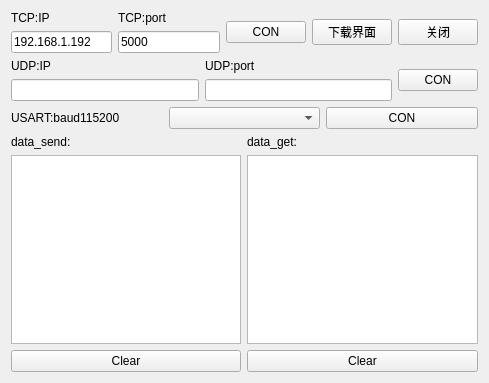
<?xml version="1.0" encoding="UTF-8"?>
<ui version="4.0">
 <class>con2stm</class>
 <widget class="QWidget" name="con2stm">
  <property name="geometry">
   <rect>
    <x>0</x>
    <y>0</y>
    <width>489</width>
    <height>383</height>
   </rect>
  </property>
  <property name="windowTitle">
   <string>Form</string>
  </property>
  <layout class="QHBoxLayout" name="horizontalLayout_5">
   <item>
    <layout class="QVBoxLayout" name="verticalLayout_7">
     <item>
      <layout class="QHBoxLayout" name="horizontalLayout">
       <item>
        <layout class="QVBoxLayout" name="verticalLayout_2">
         <item>
          <widget class="QLabel" name="label_2">
           <property name="text">
            <string>TCP:IP</string>
           </property>
          </widget>
         </item>
         <item>
          <widget class="QLineEdit" name="con_eidt_tcpip">
           <property name="text">
            <string>192.168.1.192</string>
           </property>
          </widget>
         </item>
        </layout>
       </item>
       <item>
        <layout class="QVBoxLayout" name="verticalLayout">
         <item>
          <widget class="QLabel" name="label">
           <property name="text">
            <string>TCP:port</string>
           </property>
          </widget>
         </item>
         <item>
          <widget class="QLineEdit" name="con_eidt_tcpport">
           <property name="text">
            <string>5000</string>
           </property>
          </widget>
         </item>
        </layout>
       </item>
       <item>
        <widget class="QPushButton" name="con_2tcp">
         <property name="text">
          <string>CON</string>
         </property>
        </widget>
       </item>
       <item>
        <widget class="QPushButton" name="tcp_sendtest">
         <property name="text">
          <string>下载界面</string>
         </property>
        </widget>
       </item>
       <item>
        <widget class="QPushButton" name="con2stmclose">
         <property name="text">
          <string>关闭</string>
         </property>
        </widget>
       </item>
      </layout>
     </item>
     <item>
      <layout class="QHBoxLayout" name="horizontalLayout_2">
       <item>
        <layout class="QVBoxLayout" name="verticalLayout_3">
         <item>
          <widget class="QLabel" name="label_3">
           <property name="text">
            <string>UDP:IP</string>
           </property>
          </widget>
         </item>
         <item>
          <widget class="QLineEdit" name="con_edit_udpip"/>
         </item>
        </layout>
       </item>
       <item>
        <layout class="QVBoxLayout" name="verticalLayout_4">
         <item>
          <widget class="QLabel" name="label_4">
           <property name="text">
            <string>UDP:port</string>
           </property>
          </widget>
         </item>
         <item>
          <widget class="QLineEdit" name="con_edit_udpport"/>
         </item>
        </layout>
       </item>
       <item>
        <widget class="QPushButton" name="con_2udp">
         <property name="text">
          <string>CON</string>
         </property>
        </widget>
       </item>
      </layout>
     </item>
     <item>
      <layout class="QHBoxLayout" name="horizontalLayout_4">
       <item>
        <widget class="QLabel" name="label_7">
         <property name="text">
          <string>USART:baud115200</string>
         </property>
        </widget>
       </item>
       <item>
        <widget class="QComboBox" name="con_usartcombox"/>
       </item>
       <item>
        <widget class="QPushButton" name="con_2usart">
         <property name="text">
          <string>CON</string>
         </property>
        </widget>
       </item>
      </layout>
     </item>
     <item>
      <layout class="QHBoxLayout" name="horizontalLayout_3">
       <item>
        <layout class="QVBoxLayout" name="verticalLayout_6">
         <item>
          <widget class="QLabel" name="label_5">
           <property name="text">
            <string>data_send:</string>
           </property>
          </widget>
         </item>
         <item>
          <widget class="QTextBrowser" name="con_sendtextBrowser"/>
         </item>
         <item>
          <widget class="QPushButton" name="con_clearsend">
           <property name="text">
            <string>Clear</string>
           </property>
          </widget>
         </item>
        </layout>
       </item>
       <item>
        <layout class="QVBoxLayout" name="verticalLayout_5">
         <item>
          <widget class="QLabel" name="label_6">
           <property name="text">
            <string>data_get:</string>
           </property>
          </widget>
         </item>
         <item>
          <widget class="QTextBrowser" name="con_gettextBrowser"/>
         </item>
         <item>
          <widget class="QPushButton" name="con_clearget">
           <property name="text">
            <string>Clear</string>
           </property>
          </widget>
         </item>
        </layout>
       </item>
      </layout>
     </item>
    </layout>
   </item>
  </layout>
 </widget>
 <resources/>
 <connections/>
</ui>
